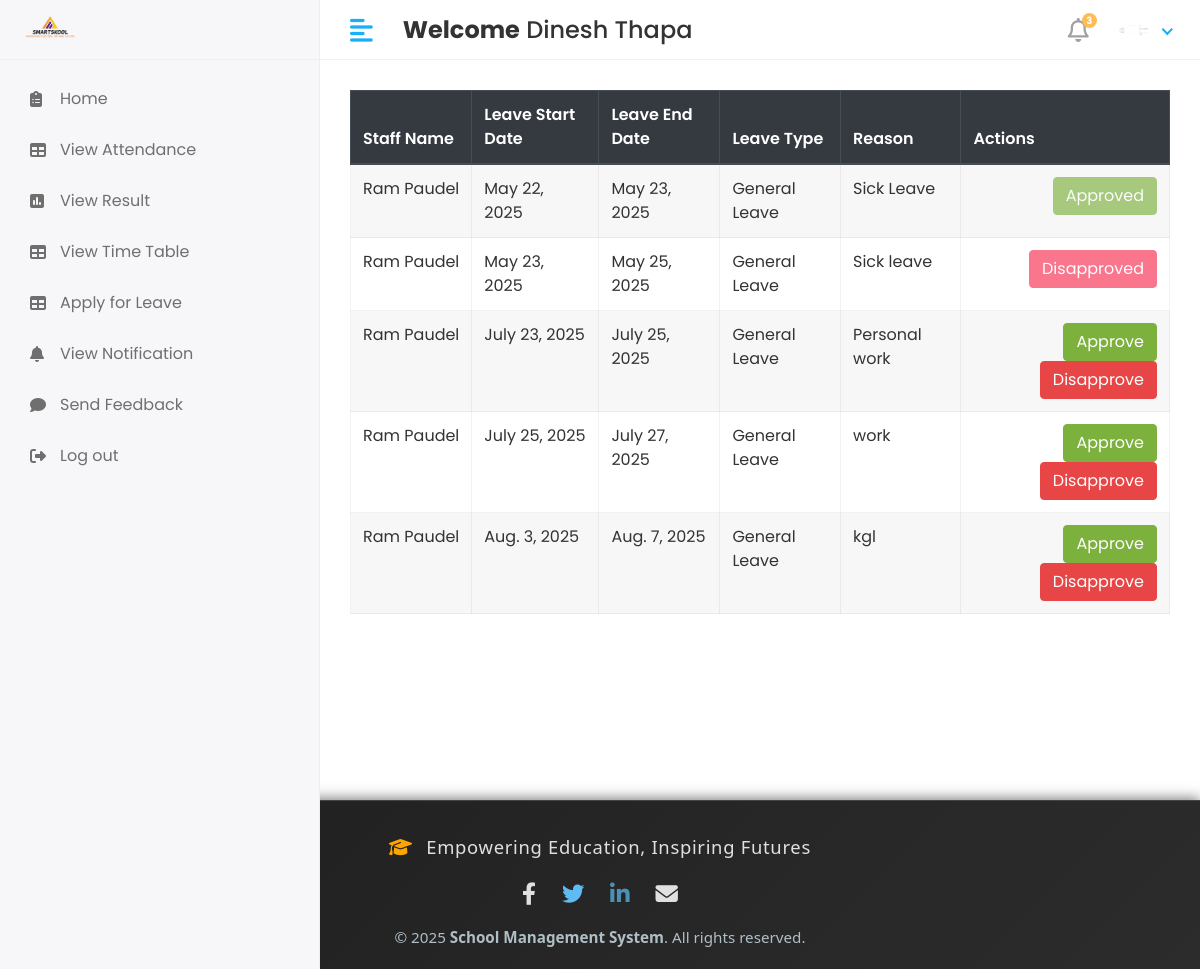
The page /Hod/Staff/leave_view (signed in) on the database its author committed.
### app/models.py (models this page shows, shortened)
class CustomUser(AbstractUser):
   USER= (
      (1,'hod'),
      (2,'staff'),
      (3,'student'),
    )
   user_type=models.CharField(choices=USER,max_length=50,default=1)
   profile_pic = models.ImageField(upload_to='media/profile_pics')

class staff_leave(models.Model):
    staff_id = models.ForeignKey(staff, on_delete=models.CASCADE)
    leave_start_date = models.DateField()
    leave_end_date = models.DateField()
    leave_message = models.TextField()
    leave_status = models.IntegerField(null=True,default=0)
    leave_type = models.ForeignKey(LeaveType, on_delete=models.CASCADE, null=True, blank=True)
    created_at = models.DateField(auto_now_add=True)
    updated_at = models.DateField(auto_now=True)

class staff(models.Model):
    admin = models.OneToOneField(CustomUser, on_delete=models.DO_NOTHING)
    address = models.TextField()
    gender = models.CharField(max_length=10)
    phone_number = models.TextField()
    created_at = models.DateField(auto_now_add=True)
    updated_at = models.DateField(auto_now=True)

class LeaveType(models.Model):
    name = models.CharField(max_length=50, default='General Leave')

### school_management_system/Hod_Views.py (the view)
# urls.py: path('Hod/Staff/leave_view',Hod_Views.view_staff_leave,name='view_staff_leave'),
@login_required(login_url='/')
def view_staff_leave(request):
    staff_leave_obj = staff_leave.objects.all()
    context = {
        'staff_leave_obj': staff_leave_obj,
    }
    return render(request, 'Hod/view_staff_leave.html',context)

### templates/Hod/view_staff_leave.html (shortened to what this page needs)
{% extends 'base.html'%}
{% block content%}
<div class="table-responsive">
    <table id="studentTable" class="table table-striped table-bordered" style="width: 100%; background: #fff;">
        <thead class="thead-dark">
            <tr>
                <th>Staff Name</th>
                <th>Leave Start Date</th>
                <th>Leave End Date</th>
                <th>Leave Type</th>
                <th>Reason</th>
                <th>Actions</th>
            </tr>
        </thead>
        <tbody>
            {% for i in staff_leave_obj %}
            <tr>
                <td>{{ i.staff_id.admin.first_name }}&nbsp;{{ i.staff_id.admin.last_name }}</td>
                <td>{{ i.leave_start_date }}</td>
                <td>{{ i.leave_end_date }}</td>
                <td>{{ i.leave_type.name }}</td>
                <td>{{ i.leave_message }}</td>
                <td class="text-right">
                    <div class="actions">
                        {% if i.leave_status == 0 %}
                            <a href="{% url 'staff_approve_leave' i.id %}" class="btn btn-success">Approve</a>
                            <a href="{% url 'staff_disapprove_leave' i.id %}" class="btn btn-danger">Disapprove</a>
                        {% elif i.leave_status == 1 %}
                            <button class="btn btn-success" disabled>Approved</button>
                        {% else %}
                            <button class="btn btn-danger" disabled>Disapproved</button>
                        {% endif %}
                    </div>
                </td>
            </tr>
            {% endfor %}
        </tbody>
    </table>
</div>
{% endblock %}

### templates/includes/header.html (shortened to what this page needs)
{% load static %}
<div class="header">
    {% if user.user_type == '1' %}
            <div class="header-left">
               <a href="" class="logo">
               <img src="{% static 'assets/img/logo1.png'%}" alt="Logo" width="80" height="80">
               </a>
               <a href="index.html" class="logo logo-small">
               <img src="{% static 'assets/img/logo1.png'%}" alt="Logo" width="80" height="80">
               </a>
            </div>
            <a href="javascript:void(0);" id="toggle_btn">
            <i class="fas fa-align-left"></i>
            </a>
            <div class="top-nav-search mt-3" >
               <h4><strong>Welcome</strong>&nbsp;<span>{{user.first_name}} {{user.last_name}}</span></h4>
            </div>
            <a class="mobile_btn" id="mobile_btn">
            <i class="fas fa-bars"></i>
            </a>
            <ul class="nav user-menu">
               <li class="nav-item dropdown noti-dropdown">
                  <a href="#" class="dropdown-toggle nav-link" data-toggle="dropdown">
                  <i class="far fa-bell"></i> <span class="badge badge-pill">3</span>
                  </a>
                  <div class="dropdown-menu notifications">
                     <div class="topnav-dropdown-header">
                        <span class="notification-title">Notifications</span>
                        <a href="javascript:void(0)" class="clear-noti"> Clear All </a>
                     </div>
                     <div class="noti-content">
                        <ul class="notification-list">
                           <li class="notification-message">
                              <a href="#">
                                 <div class="media">
                                    <span class="avatar avatar-sm">
                                    <img class="avatar-img rounded-circle" alt="User Image" src="{{ user.profile.profile_pic.url }}">
                                    </span>
                                    <div class="media-body">
                                       <p class="noti-details"><span class="noti-title">Carlson Tech</span> has approved <span class="noti-title">your estimate</span></p>
                                       <p class="noti-time"><span class="notification-time">4 mins ago</span></p>
                                    </div>
                                 </div>
                              </a>
                           </li>
                           <li class="notification-message">
                              <a href="#">
                                 <div class="media">
                                    <span class="avatar avatar-sm">
                                    <img class="avatar-img rounded-circle" alt="User Image" src="{% static 'assets/img/profiles/avatar-11.jpg'%}">
                                    </span>
                                    <div class="media-body">
                                       <p class="noti-details"><span class="noti-title">International Software Inc</span> has sent you a invoice in the amount of <span class="noti-title">$218</span></p>
                                       <p class="noti-time"><span class="notification-time">6 mins ago</span></p>
                                    </div>
                                 </div>
                              </a>
                           </li>
                           <li class="notification-message">
                              <a href="#">
                                 <div class="media">
                                    <span class="avatar avatar-sm">
                                    <img class="avatar-img rounded-circle" alt="User Image" src="{% static 'assets/img/profiles/avatar-17.jpg'%}">
                                    </span>
                                    <div class="media-body">
                                       <p class="noti-details"><span class="noti-title">John Hendry</span> sent a cancellation request <span class="noti-title">Apple iPhone XR</span></p>
                                       <p class="noti-time"><span class="notification-time">8 mins ago</span></p>
                                    </div>
                                 </div>
                              </a>
                           </li>
                           <li class="notification-message">
                              <a href="#">
                                 <div class="media">
                                    <span class="avatar avatar-sm">
                                    <img class="avatar-img rounded-circle" alt="User Image" src="{% static 'assets/img/profiles/avatar-13.jpg'%}">
                                    </span>
                                    <div class="media-body">
                                       <p class="noti-details"><span class="noti-title">Mercury Software Inc</span> added a new product <span class="noti-title">Apple MacBook Pro</span></p>
                                       <p class="noti-time"><span class="notification-time">12 mins ago</span></p>
                                    </div>
                                 </div>
                              </a>
                           </li>
                        </ul>
                     </div>
                     <div class="topnav-dropdown-footer">
                        <a href="#">View all Notifications</a>
                     </div>
                  </div>
               </li>
               <li class="nav-item dropdown has-arrow">
                  <a href="#" class="dropdown-toggle nav-link" data-toggle="dropdown">
                    <span class="user-img">
                     {% if user.profile_pic and user.profile_pic.url %}
                        <span class="user-img">
                           <img class="rounded-circle" src="{{ user.profile_pic.url }}" width="30" alt="Profile">
                           <span class="status online"></span>
                        </span>
                     {% else %}
                        <span class="user-img">
                           <img class="rounded-circle" src="{% static 'assets/img/noimg.png' %}" width="30" alt="Profile">
                           <span class="status online"></span>
                        </span>
                     {% endif %}
                                 </span>
                  </a>
                  <div class="dropdown-menu">
                     <div class="user-header">
                        <div class="avatar avatar-sm">
                           {% if user.profile_pic and user.profile_pic.url %}
                              <img src="{{ user.profile_pic.url }}" alt="User Image" class="avatar-img rounded-circle">
                           {% else %}
                              <img src="{% static 'assets/img/noimg.png' %}" alt="User Image" class="avatar-img rounded-circle">
                           {% endif %}
                        </div>
                        <div class="user-text">
                           <h6>{{user.first_name}}&nbsp; {{user.last_name}}</h6>
                           {% if user.user_type == '1' %}
                           <p class="text-muted mb-0">HOD</p>
                           {%elif user.user_type == '2' %}
                           <p class="text-muted mb-0">Staff</p>
                           {%else%}
                           <p class="text-muted mb-0">Student</p>
                           {%endif%}
                        </div>
                     </div>
                     <a class="dropdown-item" href="#">My Profile</a>
                     <a class="dropdown-item" href="inbox.html">Inbox</a>
                     <a class="dropdown-item" href={% url 'logout' %}>Logout</a>
                  </div>
               </li>
            </ul>
         {%else%}
         <div class="header-left">
              <a href="" class="logo">
               <img src="{% static 'assets/img/logo1.png'%}" alt="Logo" width="80" height="80">
               </a>
            </div>
            <a href="javascript:void(0);" id="toggle_btn">
            <i class="fas fa-align-left"></i>
            </a>
            <div class="top-nav-search mt-3" >
               <h4><strong>Welcome</strong>&nbsp;<span>{{user.first_name}} {{user.last_name}}</span></h4>
            </div>
            <ul class="nav user-menu">
               <li class="nav-item dropdown noti-dropdown">
                  <a href="#" class="dropdown-toggle nav-link" data-toggle="dropdown">
                  <i class="far fa-bell"></i> <span class="badge badge-pill">3</span>
                  </a>
               </li>
               <li class="nav-item dropdown has-arrow">
                  <a href="#" class="dropdown-toggle nav-link" data-toggle="dropdown">
                    <span class="user-img">
                     {% if user.profile_pic and user.profile_pic.url %}
                        <span class="user-img">
                           <img class="rounded-circle" src="{{ user.profile_pic.url }}" width="30" alt="Profile">
                        </span>
                     {% else %}
                        <span class="user-img">
                           <img class="rounded-circle" src="{% static 'assets/img/noimg.png' %}" width="30" alt="Profile">
                           <span class="status online"></span>
                        </span>
                     {% endif %}
                                 </span>
                  </a>
               </li>
            </ul>
         {% endif %}
</div>

### static/assets/css/style.css (style rules this page uses)
html { height: 100%; }
body { background-color: #fff; color: #333; font-family: 'Poppins', sans-serif; font-size: 1rem; height: 100%; line-height: 1.5; overflow-x: hidden; }
h1, h2, h3, h4, h5, h6 { font-family: 'Poppins', sans-serif; margin-top: 0; }
a { color: #009ce7; }
input, button, a { transition: all 0.4s ease; -moz-transition: all 0.4s ease; -o-transition: all 0.4s ease; -ms-transition: all 0.4s ease; -webkit-transition: all 0.4s ease; }
input, input:focus, button, button:focus { outline: none; }
ul, ol { padding: 0px; list-style: none; }
.table { color: #333; max-width: 100%; margin-bottom: 0; width: 100%; }
.table-striped > tbody > tr:nth-of-type(2n+1) { background-color: #f8f9fa; }
.table thead tr th { font-weight: 600; }
.table tbody tr { border-bottom: 1px solid rgba(0, 0, 0, 0.05); }
.table-striped thead tr { border-color: transparent; }
.table-striped tbody tr { border-color: transparent; }
.table-striped tbody tr:nth-of-type(even) { background-color: rgba(255, 255, 255, 0.3); }
.table-striped tbody tr:nth-of-type(odd) { background-color: rgba(235, 235, 235, 0.4); }
.table-bordered { border: 1px solid rgba(0, 0, 0, 0.05) !important; }
.table-bordered th, .table-bordered td { border-color: rgba(0, 0, 0, 0.05); }
.btn-success { background-color: #7bb13c; border: 1px solid #7bb13c }
.btn-success.disabled, .btn-success:disabled { background-color: #7bb13c; border-color: #7bb13c; color: #fff; }
.btn-danger { background-color: #e84646; border: 1px solid #e84646; }
.btn-danger.disabled, .btn-danger:disabled { background-color: #f62d51; border-color: #f62d51; color: #fff; }
.header { background-color: #fff; border-bottom: 1px solid #f3f3f4; left: 0; position: fixed; right: 0; top: 0; z-index: 1001; height: 60px; }
.header .header-left { float: left; height: 60px; padding: 0 20px; position: relative; width: 320px; z-index: 1; transition: all 0.2s ease-in-out; background-color: #f7f7fa; border-bottom: 1px solid #efefef; border-right: 1px solid #ececf5; display: flex; align-items: center; }
.header .header-left .logo { display: inline-block; line-height: 60px; }
.header .header-left .logo img { max-height: 40px; width: auto; }
.header .dropdown-toggle:after { display: none; }
.header .has-arrow .dropdown-toggle:after { border-top: 0; border-left: 0; border-bottom: 2px solid #18aefa; border-right: 2px solid #18aefa; content: ''; height: 8px; display: inline-block; pointer-events: none; -webkit-transform-origin: 66% 66%; -ms-transform-origin: 66% 66%; transform-origin: 66% 66%; -webkit-transform: rotate(45deg); -ms-transform: rotate(45deg); transform: rotate(45deg); -webkit-transition: all 0.15s ease-in-out; transition: all 0.15s ease-in-out; width: 8px; vertical-align: 0px; }
.user-menu { float: right; margin: 0; position: relative; z-index: 99; padding-right: 15px; }
.user-menu.nav > li > a { color: #a0a0a0; font-size: 14px; line-height: 58px; padding: 0 15px; height: 60px; }
.user-img { margin-right: 3px; position: relative; }
.top-nav-search { float: left; margin-left: 15px; }
.user-menu.nav > li > a .badge { background-color: #FFBC53; display: block; font-size: 10px; font-weight: bold; height: 15px; width: 15px; position: absolute; right: 7px; top: 13px; color: #fff; padding: 3px; }
.user-menu.nav > li > a > i { font-size: 1.5rem; line-height: 60px; }
@media (min-width: 992px) { #toggle_btn { align-items: center; color: #18aefa; display: inline-flex; float: left; font-size: 26px; height: 60px; justify-content: center; margin-left: 15px; padding: 0 15px; } }

### rows shown on the page
CustomUser: first_name "Dinesh", last_name "Thapa", profile_pic (picture)
staff_leave: staff_id.admin.first_name "Ram", staff_id.admin.last_name "Paudel", leave_start_date "May 22, 2025", leave_end_date "May 23, 2025", leave_type.name "General Leave", leave_message "Sick Leave", leave_status "Approved"
staff_leave: staff_id.admin.first_name "Ram", staff_id.admin.last_name "Paudel", leave_start_date "May 23, 2025", leave_end_date "May 25, 2025", leave_type.name "General Leave", leave_message "Sick leave", leave_status "Disapproved"
staff_leave: staff_id.admin.first_name "Ram", staff_id.admin.last_name "Paudel", leave_start_date "July 23, 2025", leave_end_date "July 25, 2025", leave_type.name "General Leave", leave_message "Personal work", leave_status "Approve"
staff_leave: staff_id.admin.first_name "Ram", staff_id.admin.last_name "Paudel", leave_start_date "July 25, 2025", leave_end_date "July 27, 2025", leave_type.name "General Leave", leave_message "work", leave_status "Approve"
staff_leave: staff_id.admin.first_name "Ram", staff_id.admin.last_name "Paudel", leave_start_date "Aug. 3, 2025", leave_end_date "Aug. 7, 2025", leave_type.name "General Leave", leave_message "kgl", leave_status "Approve"
